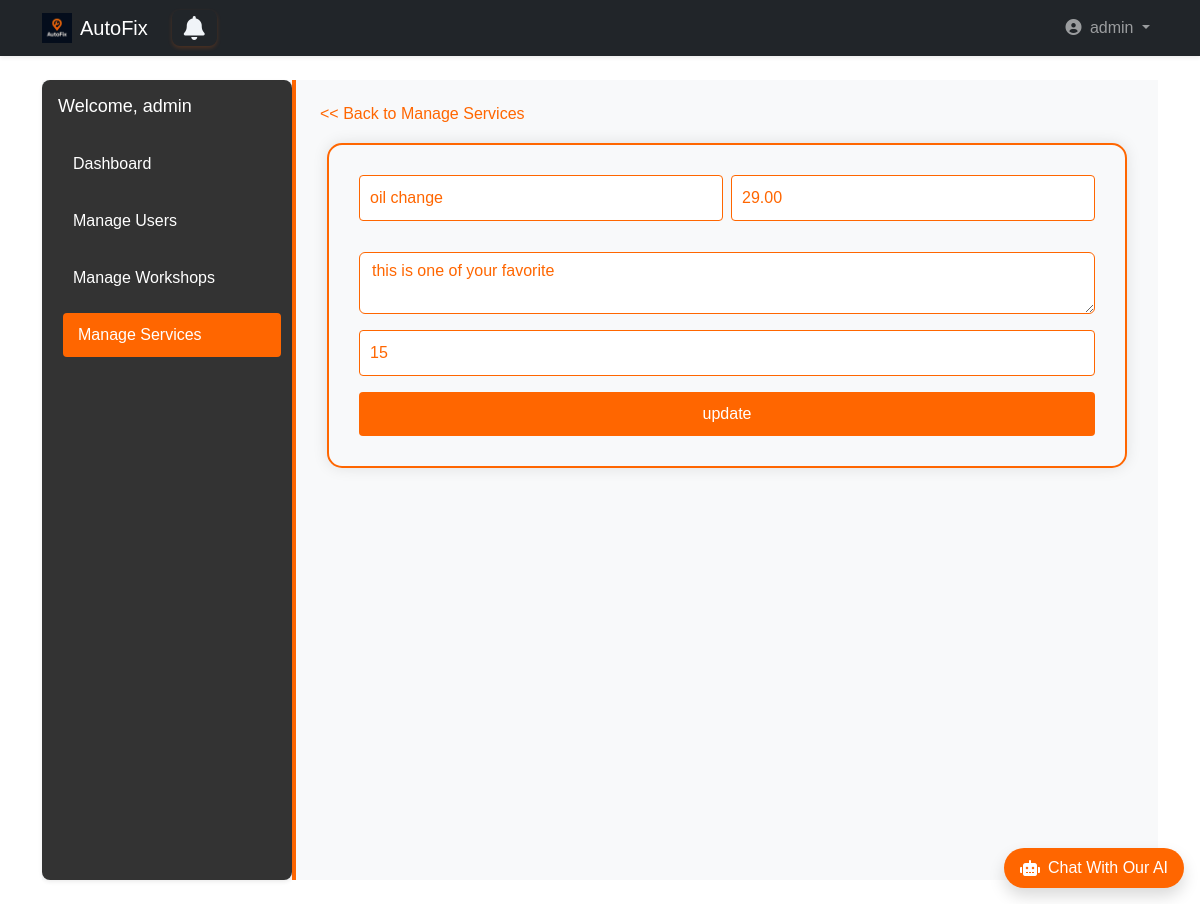
The app's page /admin_dashboard/admin/manage_services/edit/2/ (signed in) with its own data.
### accounts/models.py (models this page shows, shortened)
class User(AbstractUser):
    username = None
    email = models.EmailField(unique=True)
    phone = models.CharField(max_length=15, unique=True, blank=True)
    is_workshop_owner = models.BooleanField(default=False)
    address = models.ForeignKey(Address, on_delete=models.SET_NULL, null=True, blank=True)
    objects = UserManager()
    USERNAME_FIELD = 'email'
    REQUIRED_FIELDS = ['first_name', 'last_name']  # names required for registration
    def get_short_name(self):
        return self.first_name

### workshops/models.py (models this page shows, shortened)
class Service(models.Model):
    workshop = models.ForeignKey(Workshop, on_delete=models.CASCADE, related_name='services')
    name = models.CharField(max_length=255)
    price = models.DecimalField(max_digits=10, decimal_places=2)
    description = models.TextField(blank=True)
    duration = models.PositiveIntegerField(help_text="Duration in minutes")

### admin_dashboard/views.py (the view)
# urls.py: path('admin/manage_services/edit/<int:service_id>/', views.edit_service, name='edit_service'),
def edit_service(request, service_id):
    if request.user.is_authenticated and request.user.is_superuser:
        service = get_object_or_404(Service, id=service_id)
        context = {
            'service': service
        }
        return render(request, 'admin_dashboard/update_service.html', context)
    return JsonResponse({
            'success': False,
            'error': "Unautorized User",
            'redirect_url': reverse('landing:main')
            })

### templates/admin_dashboard/update_service.html (shortened to what this page needs)
{% extends 'base2.html' %}
{% load static bootstrap5 %}
{% block extra_css %}
<link rel="stylesheet" href="{% static 'css/admin_dashboard.css' %}" />
<link rel="stylesheet" href="{% static 'css/table_style.css' %}" />
{% endblock %}
{% block content %}
<div class="wrapper d-flex">
  <aside class="sidebar p-3 shadow-sm">
    <h4 class="welcome mb-4">Welcome, {{ request.user.get_short_name }}</h4>
    <nav class="menu d-flex flex-column gap-2">
      <a href="{% url 'admin_dashboard:dashboard' %}" class="text-white text-decoration-none">Dashboard</a>
      <a href="{% url 'admin_dashboard:manage_users' %}" class="text-white text-decoration-none">Manage Users</a>
      <a href="{% url 'admin_dashboard:manage_workshops'%}" class="text-white text-decoration-none">Manage Workshops</a>
      <a href="{% url 'admin_dashboard:manage_services' %}" class="active-link text-white text-decoration-none">Manage Services</a>
    </nav>
  </aside>
  <main class="main-content flex-grow-1 p-4">
    <h6>
      <a href="{% url 'admin_dashboard:manage_services' %}" class="active-link text-decoration-none" style="border-color: #ff6600; color: #ff6600"> << Back to Manage Services</a>
    </h6>
    <div class="form-container">
        <form id="updateServiceForm" action="{% url 'admin_dashboard:update_service' service.id %}" method="POST">
        <div class="row g-2 mb-3">
          <div class="col-md-6">
            <input type="text" id="name" value="{{ service.name }}" class="form-control" placeholder="service"
                   style="border-color: #ff6600; color: #ff6600" required />
          </div>
          <div class="col-md-6">
            <input type="text" id="price" value="{{ service.price }}" class="form-control" placeholder="price"
                   style="border-color: #ff6600; color: #ff6600" required />
          </div>
        </div>
        <div class="mb-3">
          <textarea id="description" class="form-control" placeholder="description" style="border-color: #ff6600; color: #ff6600" required>{{ service.description }}</textarea>
        </div>
        <div class="mb-3">
          <input type="text" id="duration" value="{{ service.duration }}" class="form-control" placeholder="duration"
                 style="border-color: #ff6600; color: #ff6600" required />
        </div>
        <button type="button" id="update-service-btn" class="btn-custom" style="background-color: #ff6600; color: white;">
        update
        </button>
      </form>
    </div>
  </main>
</div>
{% endblock %}

### templates/base2.html (shortened to what this page needs)
{% load static bootstrap5 %}
{% bootstrap_css %}
<!DOCTYPE html>
<html lang="en" dir="{% if LANGUAGE_CODE == 'ar' %}rtl{% else %}ltr{% endif %}">
<head>
    <link rel="stylesheet" href="https://cdnjs.cloudflare.com/ajax/libs/font-awesome/6.4.0/css/all.min.css">
    <link rel="stylesheet" href="{% static 'css/style.css' %}">
    <link rel="stylesheet" href="{% static 'css/ai_style.css' %}">
    {% block extra_css %}
    {% endblock %}
</head>
<body class="d-flex flex-column min-vh-100">
<nav class="navbar navbar-expand-lg navbar-dark bg-dark shadow-sm">
    <div class="container">
        <a class="navbar-brand d-flex align-items-center gap-2" href="{% if user.is_authenticated %}{% url 'landing:dashboard' %}{% else %}{% url 'landing:main' %}{% endif %}">
            <img src="{% static 'img/dark_logo.png' %}" alt="AutoFix" width="30" height="30">
            AutoFix
        </a>
        <a {% if request.user.is_workshop_owner %} href="{% url 'owner_dashboard:notifications' %}"
            {% elif request.user.is_superuser %} href="{% url 'admin_dashboard:notifications' %}"
            {% else %} href="{% url 'user_dashboard:notifications' %}" {% endif %}
            id="notifications-btn" class="btn btn-outline-primary position-relative mx-2">
             <i class="fa fa-bell"></i>
       </a>
        <div class="collapse navbar-collapse" id="navbarMain">
            <ul class="navbar-nav ms-auto">
                {% if user.is_authenticated %}
                    <li class="nav-item dropdown">
                        <a class="nav-link dropdown-toggle" href="#" role="button" data-bs-toggle="dropdown">
                            <i class="fas fa-user-circle me-1"></i> {{ user.get_short_name }}
                        </a>
                    </li>
                {% endif %}
            </ul>
        </div>
    </div>
</nav>
<main class="flex-grow-1 py-4">
    <div class="container">
        {% block content %}
        {% endblock %}
    </div>
</main>
<div id="chat-container" class="position-fixed bottom-0 end-0 mb-3 me-3" style="z-index: 1000;">
    <div id="chat-bubble" class="bg-orange text-white rounded-pill shadow cursor-pointer d-flex align-items-center">
        <div class="d-flex align-items-center px-3 py-2">
            <i class="fas fa-robot me-2"></i>
            <p class="mb-0 fw-medium">Chat With Our AI</p>
        </div>
    </div>
</div>
<link rel="stylesheet" href="https://cdnjs.cloudflare.com/ajax/libs/font-awesome/6.0.0/css/all.min.css">
</body>
</html>

### static/css/style.css (style rules this page uses)
* { margin: 0; padding: 0; box-sizing: border-box; }
body, html { width: 100%; height: 100%; font-family: sans-serif; }
.wrapper { display: flex; height: 100%; }
.sidebar { width: 250px; background: #0d1b2a; color: #e0e1dd; display: flex; flex-direction: column; transition: width 0.3s; }
.menu { list-style: none; flex-grow: 1; }
#notifications-btn { background: none; border: none; font-size: 24px; cursor: pointer; position: relative; }
#notifications-btn .fa-bell { color: #f0f4f8; transition: color 0.3s; }

### static/css/ai_style.css (style rules this page uses)
.bg-orange { background-color: #ff6600 !important; }

### static/css/admin_dashboard.css (style rules this page uses)
.wrapper { display: flex; min-height: 80vh; background-color: #f8f9fa; }
.sidebar { width: 250px; background-color: #343a40; color: #fff; border-radius: 8px; position: sticky; top: 20px; height: fit-content; }
.sidebar .menu a { color: #ddd; padding: 10px 15px; display: block; border-radius: 4px; transition: all 0.3s; text-decoration: none; margin-bottom: 5px; }
.sidebar .menu a:hover, .sidebar .menu .active-link { background-color: #ff6600; color: #fff; transform: translateX(5px); }
.main-content { flex-grow: 1; padding-left: 20px; }
.btn { border-radius: 8px; font-weight: 500; }
.btn.btn-outline-primary { border: 2px solid #ff6600; color: #ff6600; background-color: transparent; transition: all 0.3s ease-in-out; font-weight: 500; box-shadow: 0 2px 4px rgba(255, 102, 0, 0.2); }

### static/css/table_style.css (style rules this page uses)
body { font-family: Arial, sans-serif; background-color: #fff; color: #333; }
.sidebar { background-color:#333; color: white; padding: 20px; height: 100vh; }
.welcome { margin-bottom: 30px; font-size: 18px; }
.menu a { color: white; text-decoration: none; padding: 10px 15px; display: block; border-radius: 5px; margin-bottom: 10px; }
.menu a.active-link, .menu a:hover { background-color: #e65c00; }
.main-content { padding: 30px; background-color: #f8f9fa; border-left: 4px solid #ff6600; flex-grow: 1; }
h6 { font-size: 16px; margin-bottom: 20px; }
h6 a { color: #ff6600; text-decoration: none; }
.form-container { background-color: #f8f9fa; border: 2px solid #ff6600; border-radius: 15px; padding: 30px; max-width: 800px; margin: auto; box-shadow: 0 0 15px rgba(0, 0, 0, 0.1); }
.form-container input { border: 1px solid #ff6600; color: #ff6600; border-radius: 4px; }
.btn-custom { background-color: #ff6600; color: white; border: none; padding: 10px 20px; font-size: 16px; border-radius: 4px; width: 100%; cursor: pointer; }
.form-container input { padding: 10px; margin-bottom: 15px; font-size: 16px; }
.form-container .mb-3 { margin-bottom: 20px; }

### records on screen
User: get_short_name "admin", user.get_short_name "admin"
Service: name "oil change", price "29.00", description "this is one of your favorite", duration "15"
